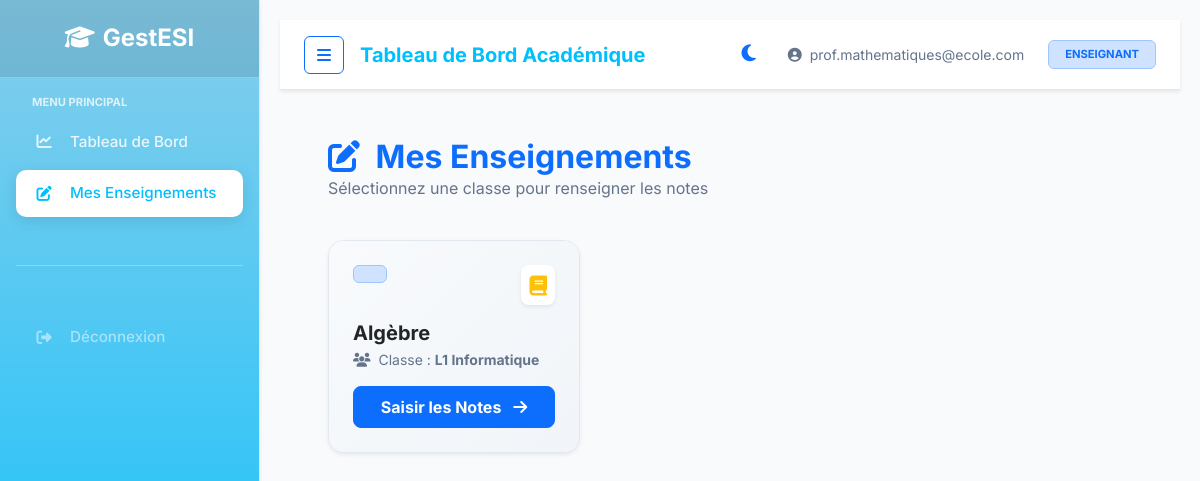
The app's page /index.php?url=grade/professor_list (signed in) with its own data.
### tables this page shows
CREATE TABLE IF NOT EXISTS affectation_cours (
    id_affectation INT AUTO_INCREMENT PRIMARY KEY,
    fk_prof INT NOT NULL,
    fk_cours INT NOT NULL,
    fk_classe INT NOT NULL,
    fk_annee INT NOT NULL,
    FOREIGN KEY (fk_prof) REFERENCES professeur(id_prof) ON DELETE CASCADE,
    FOREIGN KEY (fk_cours) REFERENCES cours(id_cours) ON DELETE CASCADE,
    FOREIGN KEY (fk_classe) REFERENCES classe(id_classe) ON DELETE CASCADE,
    FOREIGN KEY (fk_annee) REFERENCES annee_academique(id_annee) ON DELETE CASCADE
);

CREATE TABLE IF NOT EXISTS cours (
    id_cours INT AUTO_INCREMENT PRIMARY KEY,
    ue_nom VARCHAR(150) NOT NULL DEFAULT 'UE Principale',
    libelle VARCHAR(150) NOT NULL,
    coefficient DECIMAL(3,1) NOT NULL DEFAULT 1.0
);

CREATE TABLE IF NOT EXISTS classe (
    id_classe INT AUTO_INCREMENT PRIMARY KEY,
    nom_classe VARCHAR(100) NOT NULL,
    niveau VARCHAR(100),
    fk_annee INT NOT NULL,
    FOREIGN KEY (fk_annee) REFERENCES annee_academique(id_annee) ON DELETE CASCADE
);

### app/Controllers/GradeController.php (called while the page is built, shortened)
<?php
class GradeController extends Controller {
    public function professor_list() {
        $db = Database::getInstance();
        $user_id = $_SESSION['user_id'];
        $role = $_SESSION['role'];
        $sql = "
            SELECT ac.id_affectation, c.libelle as cours_nom, c.id_cours, cl.nom_classe, cl.id_classe, cl.niveau
            FROM affectation_cours ac
            JOIN cours c ON ac.fk_cours = c.id_cours
            JOIN classe cl ON ac.fk_classe = cl.id_classe
            JOIN professeur p ON ac.fk_prof = p.id_prof
            JOIN annee_academique aa ON ac.fk_annee = aa.id_annee
            WHERE aa.est_active = 1
        ";
        if ($role === 'professeur') {
            $sql .= " AND p.fk_user = ?";
            $stmt = $db->prepare($sql);
            $stmt->execute([$user_id]);
        } else {
            $stmt = $db->query($sql);
        }
        $assignments = $stmt->fetchAll();
        $this->view('grade/professor_list', ['assignments' => $assignments]);
    }
}

### app/Core/Router.php (called while the page is built, shortened)
<?php
class Router {
    protected $method = 'index';
    public function __construct() {
        $url = $this->parseUrl();
        if (isset($url[0]) && file_exists('../app/Controllers/' . ucfirst($url[0]) . 'Controller.php')) {
            unset($url[0]);
        }
        $this->controller = new $controllerClass;
        if (isset($url[1])) {
            if (method_exists($this->controller, $url[1])) {
                $this->method = $url[1];
                unset($url[1]);
            }
        }
        $this->params = $url ? array_values($url) : [];
        call_user_func_array([$this->controller, $this->method], $this->params);
    }
    public function parseUrl() {
        if (isset($_GET['url'])) {
            return explode('/', filter_var(rtrim($_GET['url'], '/'), FILTER_SANITIZE_URL));
        }
        return [];
    }
}

### public/index.php (called while the page is built, shortened)
<?php
$app = new Router();

### app/Views/grade/professor_list.php (the view, shortened to what this page needs)
<?php require_once '../app/Views/layout/header.php'; ?>
<div class="row align-items-center mb-4 text-center text-md-start">
    <div class="col">
        <h2 class="fw-bold mb-0 text-primary"><i class="fas fa-edit me-2"></i> Mes Enseignements</h2>
        <p class="text-muted">Sélectionnez une classe pour renseigner les notes</p>
    </div>
</div>
<div class="row g-4">
    <?php if (empty($assignments)): ?>
        <div class="col-12">
            <div class="alert alert-info shadow-sm border-0 rounded-3 p-4 text-center">
                <i class="fas fa-info-circle fa-2x mb-3"></i>
                <h5>Aucune affectation de cours trouvée pour l'année en cours.</h5>
                <p class="mb-0">Si vous pensez qu'il s'agit d'une erreur, contactez l'administration.</p>
            </div>
        </div>
    <?php else: ?>
        <?php foreach($assignments as $a): ?>
        <div class="col-md-6 col-lg-4">
            <div class="card h-100 border-0 shadow-sm rounded-4 overflow-hidden card-stat">
                <div class="p-4" style="background: linear-gradient(135deg, #f8fafc 0%, #f1f5f9 100%);">
                    <div class="d-flex justify-content-between align-items-start mb-3">
                        <span class="badge bg-primary-subtle text-primary px-3 py-2 border border-primary-subtle">
                        </span>
                        <div class="bg-white p-2 rounded-3 shadow-sm">
                            <i class="fas fa-book text-warning fa-lg"></i>
                        </div>
                    </div>
                    <h5 class="fw-bold mb-1 text-dark"><?php echo htmlspecialchars($a->cours_nom); ?></h5>
                    <p class="text-muted small mb-3"><i class="fas fa-users me-1"></i> Classe : <strong><?php echo htmlspecialchars($a->nom_classe); ?></strong></p>
                    <a href="<?php echo BASE_URL; ?>/index.php?url=grade/enter/<?php echo $a->id_affectation; ?>" class="btn btn-primary w-100 rounded-3 py-2 fw-bold">
                        Saisir les Notes <i class="fas fa-arrow-right ms-2"></i>
                    </a>
                </div>
            </div>
        </div>
        <?php endforeach; ?>
    <?php endif; ?>
</div>
<?php require_once '../app/Views/layout/footer.php'; ?>

### public/css/style.css (style rules this page uses)
:root { --primary-color: #00BFFF; --secondary-color: #87CEEB; --accent-color: #0097a7; --body-bg: #f8fafc; --card-bg: #ffffff; --navbar-bg: #ffffff; --sidebar-gradient: linear-gradient(180deg, #87CEEB 0%, #00BFFF 100%); --text-main: #334155; --text-muted: #64748b; --text-on-primary: #ffffff; --border-color: #e2e8f0; --input-bg: #ffffff; --table-header-bg: #2c3e50; --table-hover: #f1f5f9; }
body { font-family: 'Inter', 'Segoe UI', sans-serif; background-color: var(--body-bg); color: var(--text-main); transition: background-color 0.3s ease, color 0.3s ease; }
.text-muted { color: var(--text-muted) !important; }
.card { background-color: var(--card-bg) !important; border: 1px solid var(--border-color) !important; color: var(--text-main); }

### records on screen
affectation_cours: fk_cours.libelle "Algèbre", fk_classe.nom_classe "L1 Informatique"

### other values on screen
APP_NAME "GestESI"
$_SESSION['email'] "prof.mathematiques@ecole.com"
$roles[$_SESSION['role']] "ENSEIGNANT"
